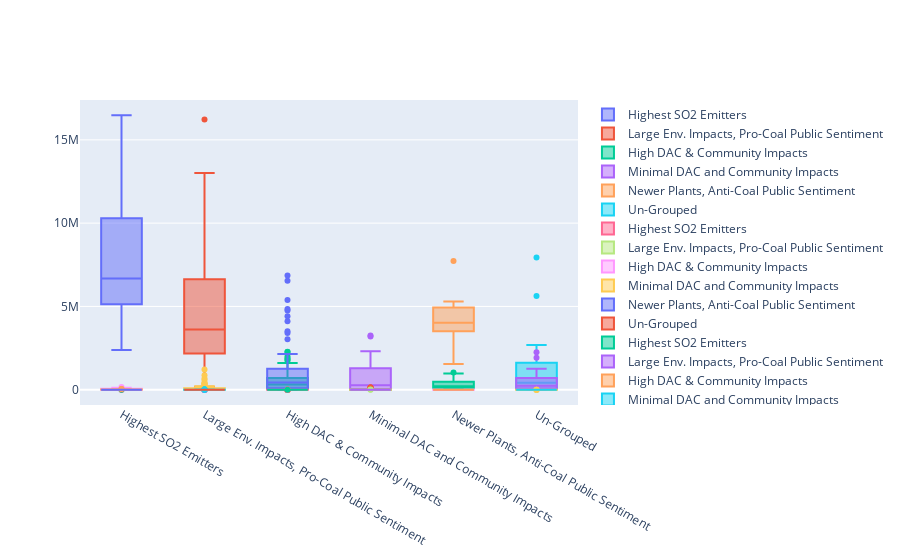

The notebook cell this image was saved under:
### Code cell
fig = go.Figure()
for item in ['PLGENACL', 'AverageAge', 'forwardCosts', 'affectedDemographicIndex', 'PLSO2AN', 'CO2limitsOppose']:
    for i in range(1, 7):
        fig.add_trace(go.Box(y=total[item][total['superCluster']==i], name=labelsList[i-1]))
fig
